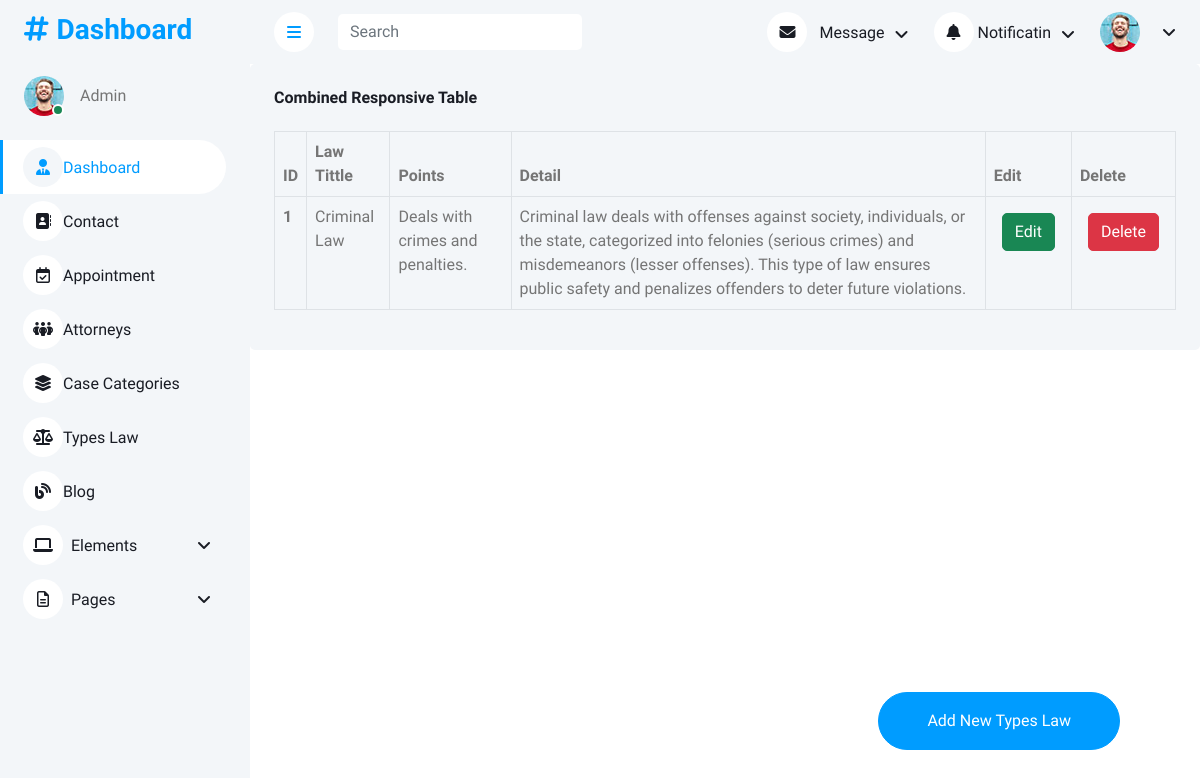
The app's page /types_Law, older data.
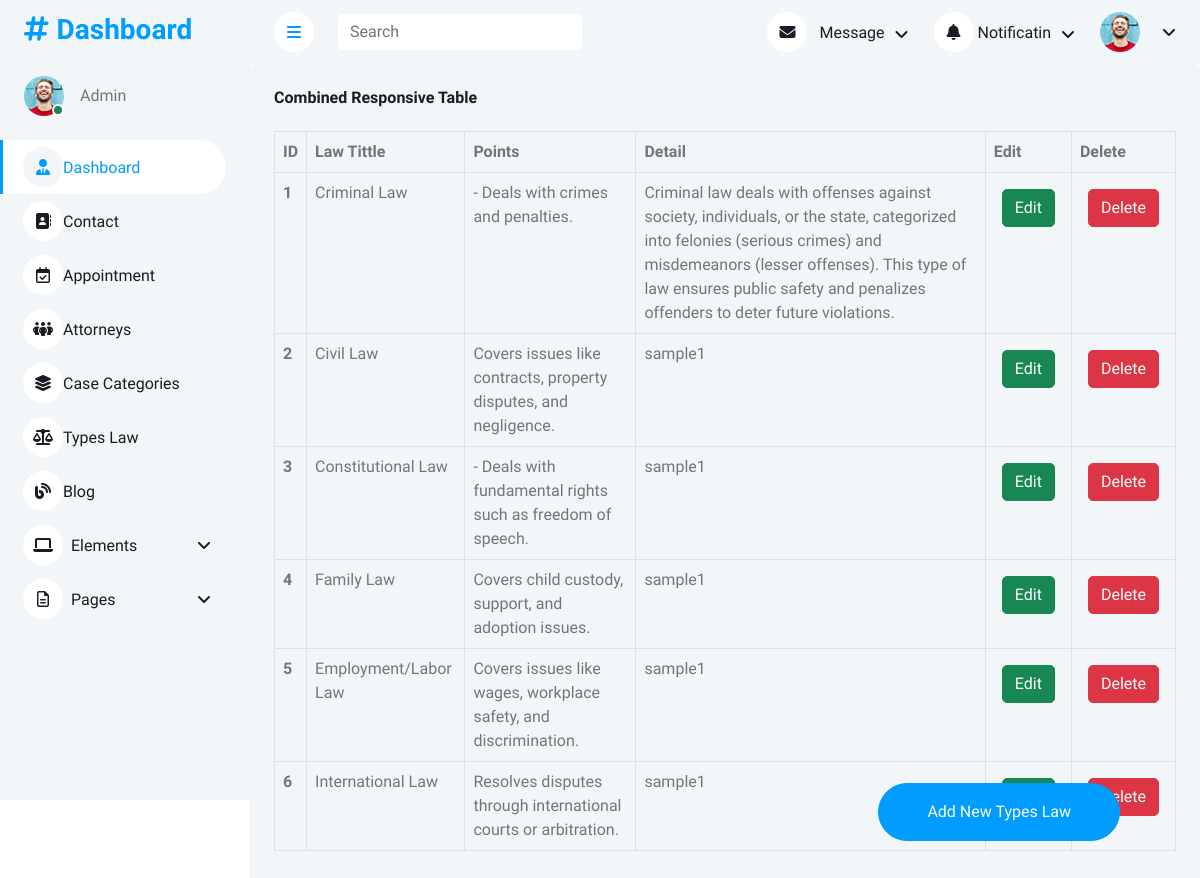
The same page, newer data.
### userapp/models.py (models this page shows, shortened)
class Types_Law(models.Model):
    law_tittle = models.CharField(max_length=50)
    point = models.CharField(max_length=150)
    detail = models.CharField(max_length=550)

### adminapp/views.py (the view)
# urls.py: path('types_Law', views.types_Law),
def types_Law(request):
    data = Types_Law.objects.all
    return render(request,'adminapp/types_Law.html',{"data":data})

### templates/adminapp/types_Law.html (shortened to what this page needs)
<!DOCTYPE html>
{% load static %}
<html lang="en">
<head>
    <link href="https://cdnjs.cloudflare.com/ajax/libs/font-awesome/6.7.2/css/all.min.css" rel="stylesheet">
    <link href="https://cdn.jsdelivr.net/npm/bootstrap-icons@1.4.1/font/bootstrap-icons.css" rel="stylesheet">
    <link href="{% static 'adminapp/lib/owlcarousel/assets/owl.carousel.min.css'%}" rel="stylesheet">
    <link href="{% static 'adminapp/lib/tempusdominus/css/tempusdominus-bootstrap-4.min.css'%}" rel="stylesheet" />
    <link href="{% static 'adminapp/css/bootstrap.min.css'%}" rel="stylesheet">
    <link href="{% static 'adminapp/css/style.css'%}" rel="stylesheet">
</head>
<body>
    <div class="container-xxl position-relative bg-white d-flex p-0">
        {% include 'adminapp/sidebar.html' %}
        <div class="content">
            {% include 'adminapp/navbar.html' %}
    <div class="col-12">
        <div class="bg-light rounded h-100 p-4">
            <h6 class="mb-4">Combined Responsive Table</h6>
            <div class="table-responsive">
                <table class="table table-bordered table-hover">
                    <thead>
                        <tr>
                            <th scope="col">ID</th>
                            <th scope="col">Law Tittle</th>
                            <th scope="col">Points</th>
                            <th scope="col">Detail</th>
                            <th scope="col">Edit</th>
                            <th scope="col">Delete</th>
                        </tr>
                    </thead>
                    <tbody>
                        {% for law in data %}
                            <tr>
                                <th scope="row">{{law.id}}</th>
                                <td>{{law.law_tittle}}</td>
                                <td>{{law.point}}</td>
                                <td>{{law.detail}}</td>
                                <td>
                                    <button type="button" class="btn btn-success m-2">Edit</button>
                                </td>
                                <td>
                                    <button type="button" class="btn btn-danger m-2">Delete</button>
                                </td>
                            </tr>
                        {% endfor %}
                    </tbody>
                </table>
            </div>
        </div>
    </div>
    <a class="btn btn-primary rounded-pill py-3 px-5"
   style="position: fixed; bottom: 50px; right: 80px; z-index: 1030;"
   href="add">Add New Types Law</a>
</div>
    </div>
</body>
</html>

### templates/adminapp/sidebar.html (shortened to what this page needs)
{% load static %}
        <div class="sidebar pe-4 pb-3">
            <nav class="navbar bg-light navbar-light">
                <a href="/" class="navbar-brand mx-4 mb-3">
                    <h3 class="text-primary"><i class="fa fa-hashtag me-2"></i>Dashboard</h3>
                </a>
                <div class="d-flex align-items-center ms-4 mb-4">
                    <div class="position-relative">
                        <img class="rounded-circle" src="{% static 'adminapp/img/user.jpg'%}" alt="" style="width: 40px; height: 40px;">
                        <div class="bg-success rounded-circle border border-2 border-white position-absolute end-0 bottom-0 p-1"></div>
                    </div>
                    <div class="ms-3">
                        <span>Admin</span>
                    </div>
                </div>
                <div class="navbar-nav w-100">
                    <a href="/" class="nav-item nav-link active"><i class="fa-solid fa-user-tie"></i>Dashboard</a>
                    <a href="contact" class="nav-item nav-link"><i class="fa-solid fa-address-book"></i>Contact</a>
                    <a href="appointment" class="nav-item nav-link"><i class="fa-regular fa-calendar-check"></i>Appointment</a>
                    <a href="attorneys" class="nav-item nav-link"><i class="fa-solid fa-people-group"></i>Attorneys </a>
                    <a href="case_categories" class="nav-item nav-link"><i class="fa-solid fa-layer-group"></i>Case Categories </a>
                    <a href="types_Law" class="nav-item nav-link"><i class="fa-solid fa-scale-balanced"></i>Types Law </a>
                    <a href="blog" class="nav-item nav-link"><i class="fa-solid fa-blog"></i>Blog</a>
                    <div class="nav-item dropdown">
                        <a href="#" class="nav-link dropdown-toggle" data-bs-toggle="dropdown"><i class="fa fa-laptop me-2"></i>Elements</a>
                    </div>
                    <div class="nav-item dropdown">
                        <a href="#" class="nav-link dropdown-toggle" data-bs-toggle="dropdown"><i class="far fa-file-alt me-2"></i>Pages</a>
                    </div>
                </div>
            </nav>
        </div>

### templates/adminapp/navbar.html (shortened to what this page needs)
{% load static %}
<nav class="navbar navbar-expand bg-light navbar-light sticky-top px-4 py-0">
  <a href="#" class="sidebar-toggler flex-shrink-0">
    <i class="fa fa-bars"></i>
  </a>
  <form class="d-none d-md-flex ms-4">
    <input class="form-control border-0" type="search" placeholder="Search" />
  </form>
  <div class="navbar-nav align-items-center ms-auto">
    <div class="nav-item dropdown">
      <a href="#" class="nav-link dropdown-toggle" data-bs-toggle="dropdown">
        <i class="fa fa-envelope me-lg-2"></i>
        <span class="d-none d-lg-inline-flex">Message</span>
      </a>
    </div>
    <div class="nav-item dropdown">
      <a href="#" class="nav-link dropdown-toggle" data-bs-toggle="dropdown">
        <i class="fa-solid fa-bell fa-shake"></i>
        <span class="d-none d-lg-inline-flex">Notificatin</span>
      </a>
    </div>
    <div class="nav-item dropdown">
      <a href="#" class="nav-link dropdown-toggle" data-bs-toggle="dropdown">
        <img
          class="rounded-circle me-lg-2"
          src="{% static 'adminapp/img/user.jpg'%}"
          alt=""
          style="width: 40px; height: 40px"
        />
      </a>
    </div>
  </div>
</nav>

### static/adminapp/css/style.css (style rules this page uses)
:root { --primary: #009CFF; --light: #F3F6F9; --dark: #191C24; }
.btn { transition: .5s; }
.btn.btn-primary { color: #FFFFFF; }
.sidebar { position: fixed; top: 0; left: 0; bottom: 0; width: 250px; height: 100vh; overflow-y: auto; background: var(--light); transition: 0.5s; z-index: 999; }
.content { margin-left: 250px; min-height: 100vh; background: #FFFFFF; transition: 0.5s; }
@media (min-width: 992px) { .sidebar { margin-left: 0; } }
@media (min-width: 992px) { .content { width: calc(100% - 250px); } }
.sidebar .navbar .navbar-nav .nav-link { padding: 7px 20px; color: var(--dark); font-weight: 500; border-left: 3px solid var(--light); border-radius: 0 30px 30px 0; outline: none; }
.sidebar .navbar .navbar-nav .nav-link:hover, .sidebar .navbar .navbar-nav .nav-link.active { color: var(--primary); background: #FFFFFF; border-color: var(--primary); }
.sidebar .navbar .navbar-nav .nav-link i { width: 40px; height: 40px; display: inline-flex; align-items: center; justify-content: center; background: #FFFFFF; border-radius: 40px; }
.sidebar .navbar .navbar-nav .nav-link:hover i, .sidebar .navbar .navbar-nav .nav-link.active i { background: var(--light); }
.sidebar .navbar .dropdown-toggle::after { position: absolute; top: 15px; right: 15px; border: none; content: "\f107"; font-family: "Font Awesome 5 Free"; font-weight: 900; transition: .5s; }
.content .navbar .navbar-nav .nav-link { margin-left: 25px; padding: 12px 0; color: var(--dark); outline: none; }
.content .navbar .sidebar-toggler, .content .navbar .navbar-nav .nav-link i { width: 40px; height: 40px; display: inline-flex; align-items: center; justify-content: center; background: #FFFFFF; border-radius: 40px; }
.content .navbar .dropdown-toggle::after { margin-left: 6px; vertical-align: middle; border: none; content: "\f107"; font-family: "Font Awesome 5 Free"; font-weight: 900; transition: .5s; }

Row changes from the older to the newer data that the page shows:
changed Types_Law "Criminal Law": point "Deals with crimes and penalties." → "- Deals with crimes and penalties."
added Types_Law: id "2", law_tittle "Civil Law", point "Covers issues like contracts, property disputes, and negligence.", detail "sample1"
added Types_Law: id "3", law_tittle "Constitutional Law", point "- Deals with fundamental rights such as freedom of speech.", detail "sample1"
added Types_Law: id "4", law_tittle "Family Law", point "Covers child custody, support, and adoption issues.", detail "sample1"
added Types_Law: id "5", law_tittle "Employment/Labor Law", point "Covers issues like wages, workplace safety, and discrimination.", detail "sample1"
added Types_Law: id "6", law_tittle "International Law", point "Resolves disputes through international courts or arbitration.", detail "sample1"
